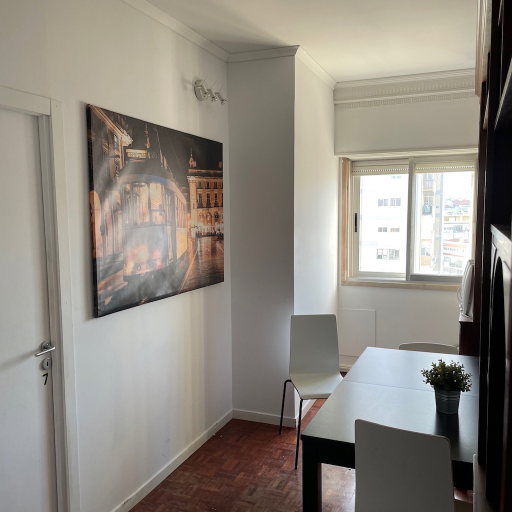
#> input picture photo.jpg, 1024 x 1024 px (shown at 1/2 size)
$ python -i run.py   (imports and definitions only)
#> lines starting #> are read from the running program, lines starting #| are printed output that depends on the picture; after the words box and inside, x2 and y2 are one past the last pixel; in counts of white or black regions, pixels touching at a corner belong together

import math
import cv2
import os
import sys

from numpy import pi, sin
import numpy as np
import matplotlib.pyplot as plt
from matplotlib.widgets import Slider, Button, RadioButtons
import random
from sklearn.cluster import MeanShift, estimate_bandwidth
import itertools
import cv2

from numpy import pi, sin
import numpy as np
import matplotlib.pyplot as plt
from matplotlib.widgets import Slider, Button, RadioButtons
import random
import time
import itertools


def add_non_black_to_image(bg_image, fg_image, mask=[]):
    if not np.any(mask):
        mask = cv2.inRange(fg_image, np.array([0, 0, 0]), np.array([0, 0, 0]))

    # remove foreground from background
    bg_image = cv2.bitwise_and(bg_image, bg_image, mask=mask)
    return cv2.add(bg_image, fg_image)


def get_colors_from_bigger_segments(img):
    H = img.shape[0]
    W = img.shape[1]

    kernel_size = 20

    segments_colors = []

    for x_kernel in range(int(W / kernel_size)):
        for y_kernel in range(int(H / kernel_size)):
            first_color_in_kernel = img[y_kernel *
                                        kernel_size, x_kernel * kernel_size]
            there_are_multiple_colors_in_kernel = False

            if list(first_color_in_kernel) in segments_colors:
                continue

            for relative_x_in_kernel in range(kernel_size):
                if there_are_multiple_colors_in_kernel:
                    break

                for relative_y_in_kernel in range(kernel_size):
                    absolute_x = x_kernel * kernel_size + relative_x_in_kernel
                    absolute_y = y_kernel * kernel_size + relative_y_in_kernel

                    current_color = img[absolute_y, absolute_x]
                    if not (first_color_in_kernel == current_color).all():
                        there_are_multiple_colors_in_kernel = True
                        break

            if not there_are_multiple_colors_in_kernel:
                segments_colors.append(list(first_color_in_kernel))

    return list(set(map(tuple, segments_colors)))


def keep_only_these_colors_in_image(img, colors_to_keep):
    H = img.shape[0]
    W = img.shape[1]

    final_image = np.zeros((H, W, 3), np.uint8)

    for color in colors_to_keep:
        np_color = np.asarray(color)

        mask = cv2.inRange(img, np_color, np_color)
        colored_segment = cv2.bitwise_and(img, img, mask=mask)

        kernel = np.ones((11, 11), np.uint8)
        colored_segment = cv2.dilate(colored_segment, kernel)

        final_image = add_non_black_to_image(
            bg_image=final_image, fg_image=colored_segment)

    return final_image


def remove_soft_transitions_between_segments(img):
    segments_color = get_colors_from_bigger_segments(img)
    return keep_only_these_colors_in_image(img, segments_color)


def resize(img, target_width, make_square):
    original_width = img.shape[0]
    original_height = img.shape[1]


    if make_square and original_height != original_width:
        if original_width > original_height:
            h = original_height
            w = original_height
        elif original_height > original_width:
            h = original_width
            w = original_width

        center = img.shape
        x = center[1]/2 - w/2
        y = center[0]/2 - h/2
        img = img[int(y):int(y+h), int(x):int(x+w)]
        target_height = target_width
    else:
        target_height = int(target_width/(original_height/original_width))

    return cv2.resize(img, (target_width, target_height), fx=0, fy=0, interpolation = cv2.INTER_NEAREST)


def  take_only_non_corrupted_screenshot(all_screenshots_files):
    non_corrupted_screenshots = []

    for file in all_screenshots_files:
        if ".jpg" in file or ".png" in file:
            screenshot_id = file.replace("-segmented", "").split(".")[0]
            if "-segmented" in file and any(f'{screenshot_id}.' in s for s in all_screenshots_files):
                non_corrupted_screenshots.append(file)
            elif "-segmented" not in file and any(f'{screenshot_id}-segmented.' in s for s in all_screenshots_files):
                non_corrupted_screenshots.append(file)
            else:
                print(f'this file is missing his pair: {file}')

    return non_corrupted_screenshots

def show_missing_files():
    for file in os.listdir(dst_anotations_dir):
        full_path = f'{dst_anotations_dir}/{file}'
        os.remove(full_path)
    for file in os.listdir(dst_images_dir):
        full_path = f'{dst_images_dir}/{file}'
        os.remove(full_path)
    files = list(map(lambda x: f'{x.split(".")[0]}-segmented.{x.split(".")[1]}', os.listdir("/Users/dvagala/School/diplomka_playground/making_yolo_dataset/img_to_coco/anotation_masks")))
    files2 = os.listdir("/Users/dvagala/School/diplomka_playground/making_yolo_dataset/img_to_coco/coco_dataset")
    take_only_non_corrupted_screenshot(files + files2)

# Note this is optimized for annotation images that has width 11 500px

src_screenshots_dir = sys.argv[1].removesuffix('/')
dst_anotations_dir = sys.argv[2].removesuffix('/')
dst_images_dir = sys.argv[3].removesuffix('/')


all_screenshots = take_only_non_corrupted_screenshot(os.listdir(src_screenshots_dir))

# [15 lines not run here, left out]

>>> import cv2
>>> picture = cv2.imread('../photo.jpg')
#> picture is the input picture: shape (1024, 1024, 3); mean B, G, R 128.9, 137.4, 143.1
>>> result = remove_soft_transitions_between_segments(picture)
#> after the loop in get_colors_from_bigger_segments, `for x_kernel in range(int(W / kernel_size)):`: segments_colors = [[255, 255, 255]]
#> in remove_soft_transitions_between_segments, `segments_color = get_colors_from_bigger_segments(img)`: segments_color = [(255, 255, 255)]
#> the loop in keep_only_these_colors_in_image, `for color in colors_to_keep:` made 1 pass
#> pass 1, in keep_only_these_colors_in_image, `mask = cv2.inRange(img, np_color, np_color)`:
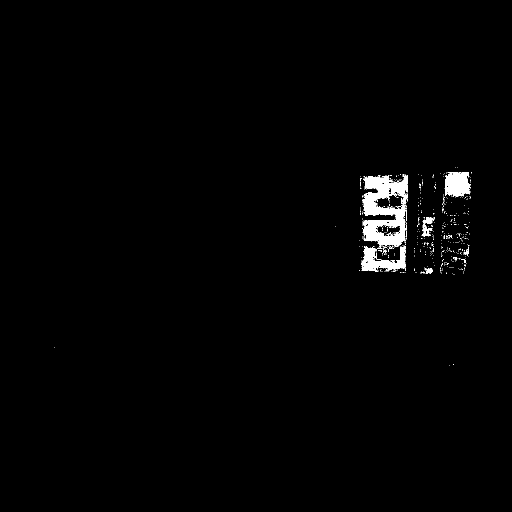
#> mask: shape (1024, 1024) (shown at 1/2 size); 1.3% white; 518 white regions (508 under 20 px), largest, box (x1, y1, x2, y2) and area: (725, 349, 816, 495) 7514, (723, 492, 811, 543) 2219, (890, 344, 942, 394) 1994
#> pass 1, in keep_only_these_colors_in_image, `colored_segment = cv2.dilate(colored_segment, kernel)`:
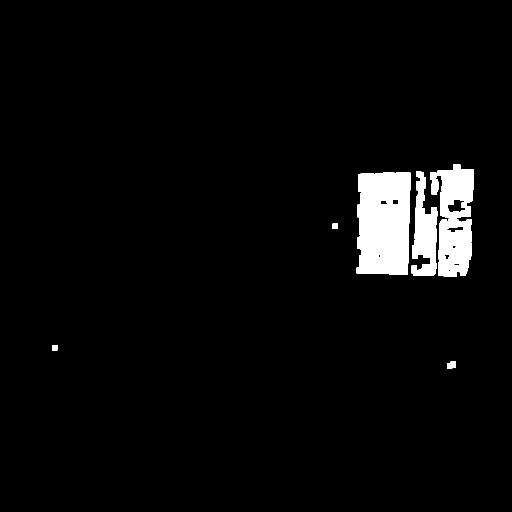
#> colored_segment: shape (1024, 1024, 3) (shown at 1/2 size); 3.8% white; 7 white regions, largest, box (x1, y1, x2, y2) and area: (713, 344, 821, 550) 20309, (875, 329, 948, 554) 12343, (823, 343, 875, 552) 6425
#> pass 1, in add_non_black_to_image, `mask = cv2.inRange(fg_image, np.array([0, 0, 0]), np.array([0, 0, 0]))`:
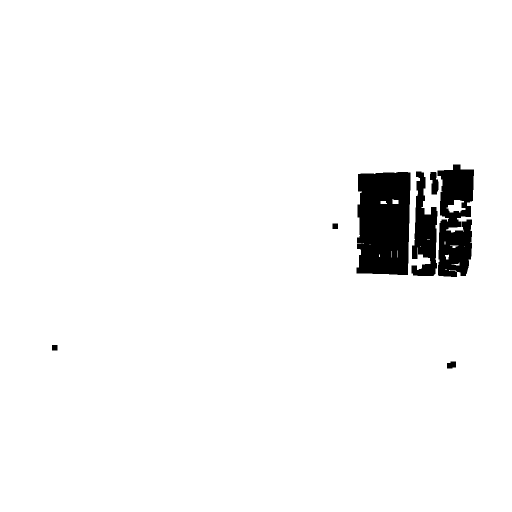
#> mask: shape (1024, 1024) (shown at 1/2 size); 96.2% white; 7 black regions, largest, box (x1, y1, x2, y2) and area: (713, 344, 821, 550) 20309, (875, 329, 948, 554) 12343, (823, 343, 875, 552) 6425
